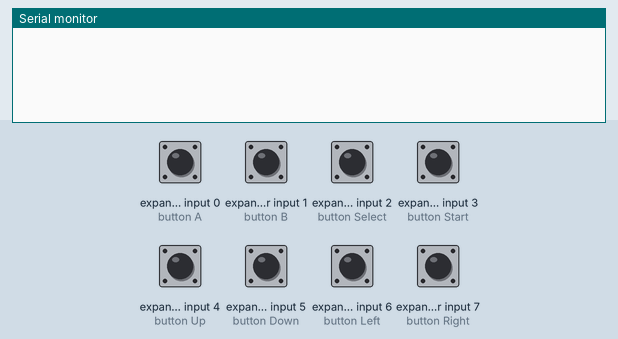
Recording of a sketch running on a simulated Arduino Uno, built with avr-gcc and run on an emulated ATmega328P. Parts: the last lines printed to the serial monitor. Wiring (inferred from the names in the program): NES/SNES game pad: load pin 3; clock pin 2; serial out pin 4. The test bench sets the inputs (shaded band); at power-on: expander input 0 (button A), expander input 1 (button B), expander input 2 (button Select), expander input 3 (button Start), expander input 4 (button Up), expander input 5 (button Down), expander input 6 (button Left), expander input 7 (button Right) HIGH.

Above: at 1.2 s.
1.3 s: expander input 0 (button A) driven LOW
At 1.77 s:
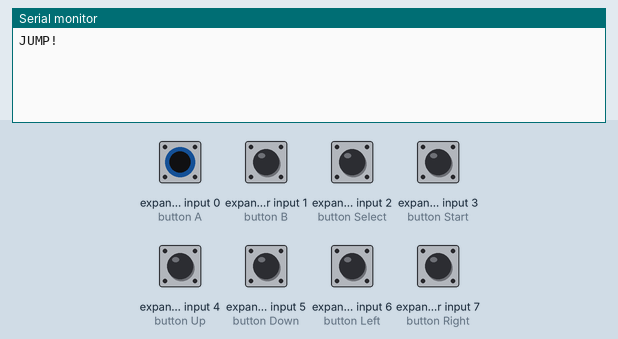
3.6 s: expander input 1 (button B) driven LOW
At 3.93 s:
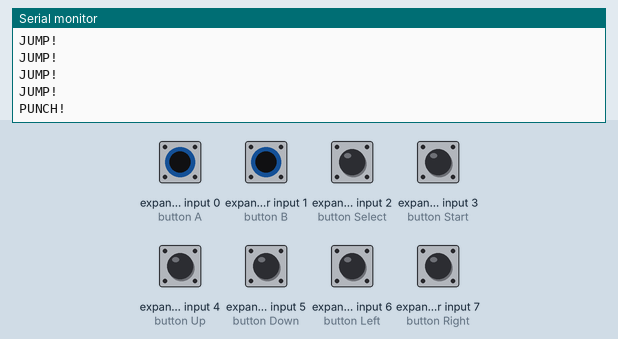
5.4 s: expander input 2 (button Select) driven LOW
At 5.74 s:
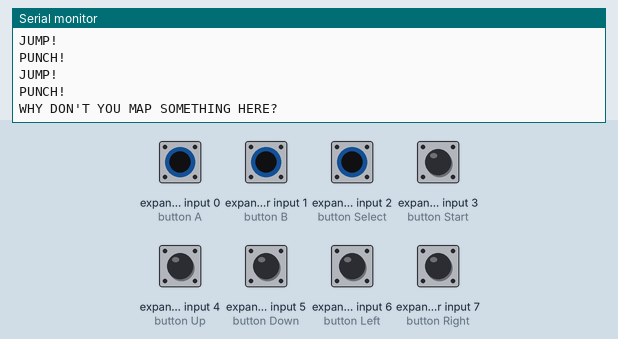
7.2 s: expander input 3 (button Start) driven LOW
9.0 s: expander input 4 (button Up) driven LOW
At 9.43 s:
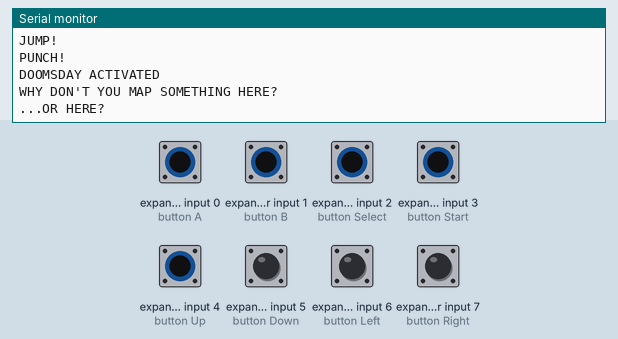
11.0 s: expander input 5 (button Down) driven LOW
At 11.44 s:
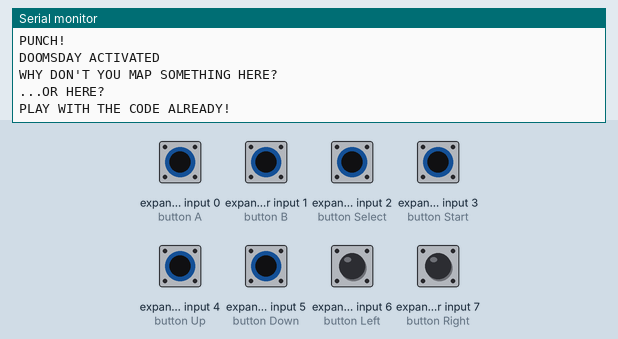

The sketch:

controller_demo.ino
```cpp
/*
================================================================================

    File........... NES Controller Test Code
    Purpose........ To demonstrate how to interface to an NES controller
    Author......... Joseph Corleto
    E-mail......... corleto.joseph @ gmail.com
    Started........ 04/13/2016
    Finished....... 04/14/2016
    Updated........ --/--/----

================================================================================
   Notes
================================================================================
- The NES controller contains one 8-bit 4021 shift register inside.

- This register takes parallel inputs and converts them into a serial output.

- This code first latches the data and then shifts in the first bit on the data line.
  Then it clocks and shifts in on the data line until all bits are received.

- What is debugged are the button states of the NES controller.

- A logical "1" means the button is not pressed. A logical "0" means the button is
  pressed.

- This code shifts the first bit of data into the LSB.

- The order of shifting for the buttons is shown in the table below:

				Bit# | Button
				--------------
				  0  |   A
				--------------
				  1  |   B
				--------------
				  2  | Select
				--------------
 		                  3  | Start
				--------------
				  4  |   Up
				--------------
				  5  |  Down
				--------------
				  6  |  Left
				--------------
				  7  | Right
				--------------

- The NES controller pinout is shown below (looking into controllers
  connector end):
	  __________
	 /	    |
	/       O 1 |	1 - Ground
        |           |	2 - Clock
	| 7 O   O 2 |   3 - Latch
	|           |	4 - Data Out
	| 6 O   O 3 |	5 - No Connection
	|           |   6 - No Connection
	| 5 O   O 4 |   7 - +5V
	|___________|

- Please visit www.allaboutcircuits.com to search for complete article!

================================================================================
  Updates
================================================================================
*/

//===============================================================================
//  Header Files
//===============================================================================

//===============================================================================
//  Constants
//===============================================================================
// Here we have a bunch of constants that will become clearer when we look at the
// readNesController() function. Basically, we will use these contents to clear
// a bit. These are chosen according to the table above.
const int A_BUTTON         = 0;
const int B_BUTTON         = 1;
const int SELECT_BUTTON    = 2;
const int START_BUTTON     = 3;
const int UP_BUTTON        = 4;
const int DOWN_BUTTON      = 5;
const int LEFT_BUTTON      = 6;
const int RIGHT_BUTTON     = 7;

//===============================================================================
//  Variables
//===============================================================================
byte nesRegister  = 0;    // We will use this to hold current button states

//===============================================================================
//  Pin Declarations
//===============================================================================
//Inputs:
int nesData       = 4;    // The data pin for the NES controller

//Outputs:
int nesClock      = 2;    // The clock pin for the NES controller
int nesLatch      = 3;    // The latch pin for the NES controller

//===============================================================================
//  Initialization
//===============================================================================
void setup()
{
    // Initialize serial port speed for the serial terminal
    Serial.begin(9600);

    // Set appropriate pins to inputs
    pinMode(nesData, INPUT);

    // Set appropriate pins to outputs
    pinMode(nesClock, OUTPUT);
    pinMode(nesLatch, OUTPUT);

    // Set initial states
    digitalWrite(nesClock, LOW);
    digitalWrite(nesLatch, LOW);
}

//===============================================================================
//  Main
//===============================================================================
void loop()
{
    // This function call will return the states of all NES controller's register
    // in a nice 8 bit variable format. Remember to refer to the table and
    // constants above for which button maps where!
    nesRegister = readNesController();

    // Slight delay before we debug what was pressed so we don't spam the
    // serial monitor.
    delay(180);

    // To give you an idea on how to use this data to control things for your
    // next project, look through the serial terminal code below. Basically,
    // just choose a bit to look at and decide what to do whether HIGH (not pushed)
    // or LOW (pushed). What is nice about this test code is that we mapped all
    // of the bits to the actual button name so no useless memorizing!
    if (bitRead(nesRegister, A_BUTTON) == 0)
        Serial.println("JUMP!");

    if (bitRead(nesRegister, B_BUTTON) == 0)
        Serial.println("PUNCH!");

    if (bitRead(nesRegister, START_BUTTON) == 0)
        Serial.println("DOOMSDAY ACTIVATED");

    if (bitRead(nesRegister, SELECT_BUTTON) == 0)
        Serial.println("WHY DON'T YOU MAP SOMETHING HERE?");

    if (bitRead(nesRegister, UP_BUTTON) == 0)
        Serial.println("...OR HERE?");

    if (bitRead(nesRegister, DOWN_BUTTON) == 0)
        Serial.println("PLAY WITH THE CODE ALREADY!");

    if (bitRead(nesRegister, LEFT_BUTTON) == 0)
        Serial.println("MAKE SOMETHING WITH THIS!");

    if (bitRead(nesRegister, RIGHT_BUTTON) == 0)
        Serial.println("GOOD LUCK WITH YOUR PROJECT ");
}

//===============================================================================
//  Functions
//===============================================================================
///////////////////////
// readNesController //
///////////////////////
byte readNesController()
{
    // Pre-load a variable with all 1's which assumes all buttons are not
    // pressed. But while we cycle through the bits, if we detect a LOW, which is
    // a 0, we clear that bit. In the end, we find all the buttons states at once.
    int tempData = 255;

    // Quickly pulse the nesLatch pin so that the register grab what it see on
    // its parallel data pins.
    digitalWrite(nesLatch, HIGH);
    digitalWrite(nesLatch, LOW);

    // Upon latching, the first bit is available to look at, which is the state
    // of the A button. We see if it is low, and if it is, we clear out variable's
    // first bit to indicate this is so.
    if (digitalRead(nesData) == LOW)
        bitClear(tempData, A_BUTTON);

    // Clock the next bit which is the B button and determine its state just like
    // we did above.
    digitalWrite(nesClock, HIGH);
    digitalWrite(nesClock, LOW);
    if (digitalRead(nesData) == LOW)
        bitClear(tempData, B_BUTTON);

    // Now do this for the rest of them!

    // Select button
    digitalWrite(nesClock, HIGH);
    digitalWrite(nesClock, LOW);
    if (digitalRead(nesData) == LOW)
        bitClear(tempData, SELECT_BUTTON);

    // Start button
    digitalWrite(nesClock, HIGH);
    digitalWrite(nesClock, LOW);
    if (digitalRead(nesData) == LOW)
        bitClear(tempData, START_BUTTON);

    // Up button
    digitalWrite(nesClock, HIGH);
    digitalWrite(nesClock, LOW);
    if (digitalRead(nesData) == LOW)
        bitClear(tempData, UP_BUTTON);

    // Down button
    digitalWrite(nesClock, HIGH);
    digitalWrite(nesClock, LOW);
    if (digitalRead(nesData) == LOW)
        bitClear(tempData, DOWN_BUTTON);

    // Left button
    digitalWrite(nesClock, HIGH);
    digitalWrite(nesClock, LOW);
    if (digitalRead(nesData) == LOW)
        bitClear(tempData, LEFT_BUTTON);

    // Right button
    digitalWrite(nesClock, HIGH);
    digitalWrite(nesClock, LOW);
    if (digitalRead(nesData) == LOW)
        bitClear(tempData, RIGHT_BUTTON);

    // After all of this, we now have our variable all bundled up
    // with all of the NES button states.*/
    return tempData;
}
```

Measured:
- after the input at 1.3 s, the serial monitor: prints a new line after 0.32 s (image 1)
- after the input at 3.6 s, the serial monitor: prints a new line after 0.19 s (image 2)
- after the input at 5.4 s, the serial monitor: prints a new line after 0.20 s (image 3)
- after the input at 9.0 s, the serial monitor: prints a new line after 0.32 s (image 4)
- after the input at 11.0 s, the serial monitor: prints a new line after 0.32 s (image 5)
